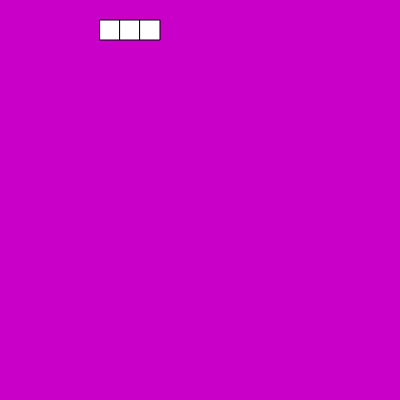
Frame 1 (no input)
Frame 60 (no input): identical to frame 1, image omitted
Frame 120 (the mouse pressed at the canvas centre since frame 60): identical to frame 1, image omitted

The p5.js sketch that drew this single still picture (run headless with seeded random() and noise() and a simulated clock; from frame 60 on, the mouse is pressed at the canvas centre):

// p5.js sketch
// ── sketch.js
var x = 3;
var y = 5;
function setup() {
    createCanvas(400, 400)
    fill(255)
}

function draw() {
    background(200, 0, 200)
    for (var i = 100; i< 100 + x*20 ; i+=20) {
        // x = 100 + i * 50; 
        console.log(x);
        rect(i, 20, 20,20);
    }
}
